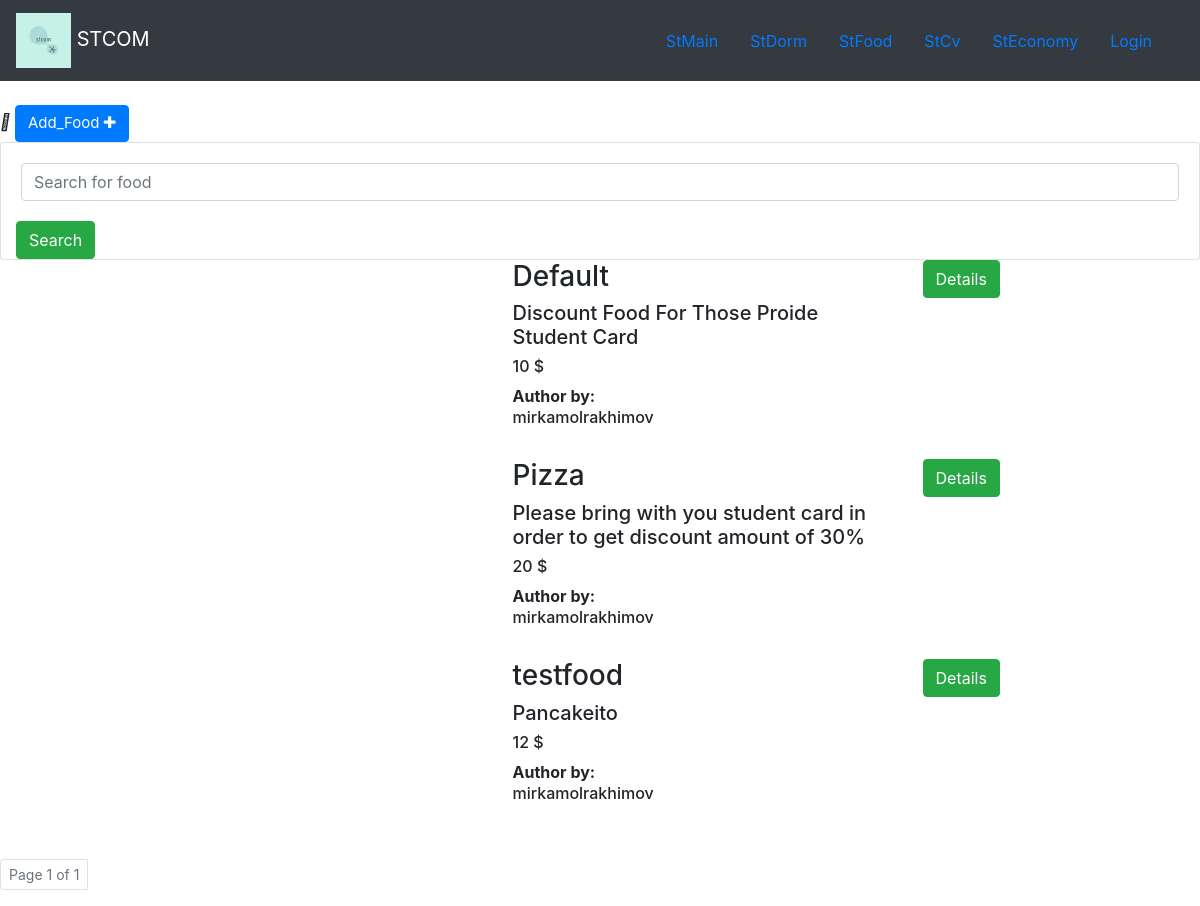
The page /stfood/ on the database its author committed.
### stfood/models.py (models this page shows, shortened)
class Item(models.Model):
    user_name = models.ForeignKey(User, on_delete=models.CASCADE, default=1)
    item_name = models.CharField(max_length=200)
    item_desc = models.CharField(max_length=200)
    item_price = models.IntegerField()
    item_image = models.ImageField(upload_to='food_pictures', default='defaultfood.jpg',)
    item_address = models.CharField(max_length=500,default="Istanbul/Turkey")

### stfood/views.py (the view)
# urls.py: path('stfood/', views.IndexClassView.as_view(), name='stfood'),
class IndexClassView(ListView):
    model = Item
    paginate_by = 4
    template_name = 'stfood/index.html'
    context_object_name = 'item_list'
    def get_queryset(self):
        query = self.request.GET.get('item_search')
        if query:
            return Item.objects.filter(item_name__icontains=query)
        else:
            return Item.objects.all()

### stfood/templates/stfood/index.html (shortened to what this page needs)
{% extends 'stmain/base.html' %}
{% block body %}
    <link rel="stylesheet" href="https://cdnjs.cloudflare.com/ajax/libs/font-awesome/4.7.0/css/font-awesome.min.css">
    <i class="fa-solid fa-plus"></i>
    <a href="{% url 'stfood:create_item' %}"><button class="btn btn-primary" style="font-size:15px">Add_Food <i class="fa fa-plus"></i></button></a>
    <div class="row">
        <div class="col-md-12">
            <form class="card card-sm" >
                <div class="card-body row no-gutters align-items-center" >
                    <input type="search" name="item_search", placeholder="Search for food" class="form-control form-control-borderless">
                </div>
                <div class="col-auto">
                    <button class="btn btn-success" type="submit">Search</button>
                </div>
            </form>
        </div>
    </div>
{% for item in item_list %}
    <div class="row">
        <div class="col-md-3 offset-md-2">
        </div>
        <div class="col-md-4">
            <h3>{{ item.item_name }}</h3>
            <h5>{{ item.item_desc }}</h5>
            <h6>{{ item.item_price }} $ </h6>
            <b>Author by: </b> <h6>{{ item.user_name }}</h6>
            <br>
        </div>
        <div class="col-md-2">
            <a href="{% url 'stfood:detail' item.id %}" class="btn btn-success">Details</a>
        </div>
    </div>
{% endfor %}
    <br>
    <nav aria-label="Page navigation example">
  <ul class="pagination pagination-sm">
      <li class="page-item disabled">
          <a class="page-link" href="#"> Page {{ page_obj.number }} of {{ page_obj.paginator.num_pages }}</a>
      </li>
  </ul>
</nav>
{% endblock %}

### stmain/templates/stmain/base.html (shortened to what this page needs)
{% load static %}
<!DOCTYPE html>
<html lang="en">
<head>
    <link rel="stylesheet" href="{% static 'stfood/style.css' %}">
    <link rel="stylesheet" href="https://cdn.jsdelivr.net/npm/bootstrap@4.6.2/dist/css/bootstrap.min.css">
</head>
<body>
<nav class="navbar navbar-dark bg-dark" >
    <a class="navbar-brand" href="{% url 'stmain:main' %}">
        <img src= "{% static 'stfood/logo.png' %}" height="55">
        STCOM
    </a>
    <div class="navbar">
        <a class="nav-item nav-link" href="{% url 'stmain:main' %}">StMain</a>
        <a class="nav-item nav-link" href="{% url 'stdormpage' %}">StDorm</a>
        <a class="nav-item nav-link" href="{% url 'stfood:stfood' %}">StFood</a>
        <a class="nav-item nav-link" href="{% url 'stcv' %}">StCv</a>
        <a class="nav-item nav-link" href="{% url 'steconomy' %}">StEconomy</a>
        {% if user.is_authenticated %}
            <a class="nav-item nav-link"  href="{% url 'logout' %}">Logout</a>
            <a class="nav-item nav-link" href="{% url 'profile' %}">Profile</a>
            <a class="nav-item nav-link" > <h7>Hi</h7> {{user.username}}!</a>
        {% else %}
            <a class="nav-item nav-link" href="{% url 'login' %}">Login</a>
        {% endif %}
    </div>
</nav>
<br>
{% block body %}
{% endblock %}
</body>
</html>

### stfood/static/stfood/style.css (style rules this page uses)
body { background-color: lightyellow; }

### rows shown on the page
Item: item_name "Default", item_desc "Discount Food For Those Proide Student Card", item_price "10", user_name "mirkamolrakhimov"
Item: item_name "Pizza", item_desc "Please bring with you student card in order to get discount amount of 30%", item_price "20", user_name "mirkamolrakhimov"
Item: item_name "testfood", item_desc "Pancakeito", item_price "12", user_name "mirkamolrakhimov"

### other values the page prints
{{ page_obj.number }} "1"
{{ page_obj.paginator.num_pages }} "1"
